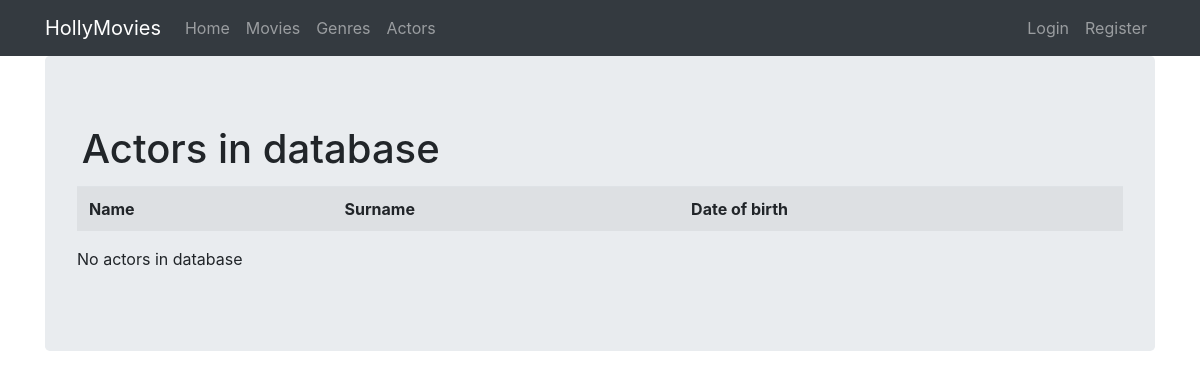
Before: /actors with the older database file.
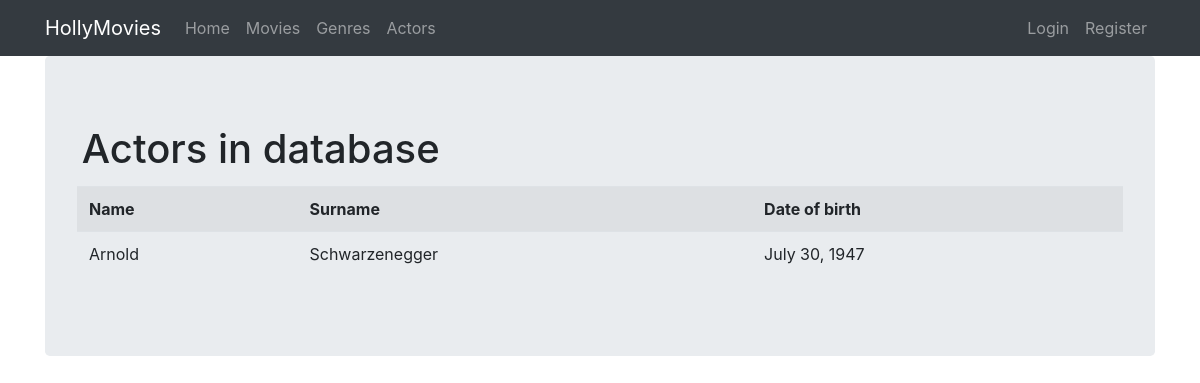
After: the same page with the newer database file.
### viewer/models.py (models this page shows, shortened)
class Actor(Model):
    firstname = CharField(max_length=128)
    lastname = CharField(max_length=128)
    birth_date = DateField(default=None)

### viewer/views.py (the view)
# urls.py: path('actors', ActorView.as_view(), name='actors'),
class ActorView(ListView):
    template_name = "actors.html"
    model = Actor

### viewer/templates/actors.html (shortened to what this page needs)
{% extends "base.html" %}
{% block content %}
    <h1>Actors in database</h1>
    <table class="table table-striped table-hover">
        <tr>
            <th>Name</th>
            <th>Surname</th>
            <th>Date of birth</th>
        </tr>
        {% for actor in object_list %}
            <tr>
                <td>{{ actor.firstname }}</td>
                <td>{{ actor.lastname }}</td>
                <td>{{ actor.birth_date }}</td>
            </tr>
        {% endfor %}
    </table>
    {% if not object_list %}
        <p>No actors in database</p>
    {% endif %}
{% endblock %}

### viewer/templates/base.html (shortened to what this page needs)
{% load static %}
{% load active_link_tags %}
<html {% if LANGUAGE_CODE %}lang="{{ LANGUAGE_CODE }}" {% endif %}>
<head>
    <link rel="stylesheet" href="https://stackpath.bootstrapcdn.com/bootstrap/4.2.1/css/bootstrap.min.css"
>
    <link href="{% static 'css/styles.css' %}" rel="stylesheet">
</head>
<body>
<nav class="navbar navbar-expand-lg navbar-dark bg-dark">
    <div class="container fixed">
        <a class="navbar-brand {% active_link 'index' strict=True %}" href="{% url 'index' %}">HollyMovies</a>
        <div class="collapse navbar-collapse" id="navbarNavAltMarkup">
            <ul class="navbar-nav mr-auto">
                <li class="nav-item">
                    <a class="nav-link {% active_link 'index' strict=True %}" href="{% url 'index' %}">
                        Home
                    </a>
                </li>
                <li class="nav-item">
                    <a class="nav-link {% active_link 'movies' strict=True %}" href="{% url 'movies' %}">
                        Movies
                    </a>
                </li>
                <li class="nav-item">
                    <a class="nav-link {% active_link 'genres' strict=True %}" href="{% url 'genres' %}">
                        Genres
                    </a>
                </li>
                <li class="nav-item">
                    <a class="nav-link {% active_link 'actors' strict=True %}" href="{% url 'actors' %}">
                        Actors
                    </a>
                </li>
            </ul>
            <ul class="navbar-nav">
            {% if user.is_authenticated %}
                <li class="nav-item dropdown">
                    <a class="nav-link dropdown-toggle {% active_link 'profile' strict=True %}" href="#" id="navbarDropdownMenuLink" role="button"
                       data-toggle="dropdown" aria-haspopup="true" aria-expanded="false">
                        {{ user.username }}
                    </a>
                    <div class="dropdown-menu" aria-labelledby="navbarDropdownMenuLink">
                        <a class="dropdown-item" href="{% url 'profile' %}">Profile</a>
                        <a class="dropdown-item" href="{% url 'logout' %}">Logout</a>
                    </div>
                </li>
                {% else %}
                <li class="nav-item">
                    <a class="nav-link {% active_link 'login' strict=True %}" href="{% url 'login' %}">
                        Login
                    </a>
                </li>
                <li class="nav-item">
                    <a class="nav-link {% active_link 'register' strict=True %}" href="{% url 'register' %}">
                        Register
                    </a>
                </li>
            </ul>
        </div>
        {% endif %}
    </div>
</nav>
<div class="container">
    <div class="jumbotron">
        {% block content %}{% endblock %}
    </div>
</div>
</body>
</html>

### viewer/static/css/styles.css (style rules this page uses)
h1 { padding: 0.3rem; }

Changed rows visible on the page:
added Actor: firstname "Arnold", lastname "Schwarzenegger", birth_date "July 30, 1947"
Other visible differences:
text no longer shown: "No actors in database"
